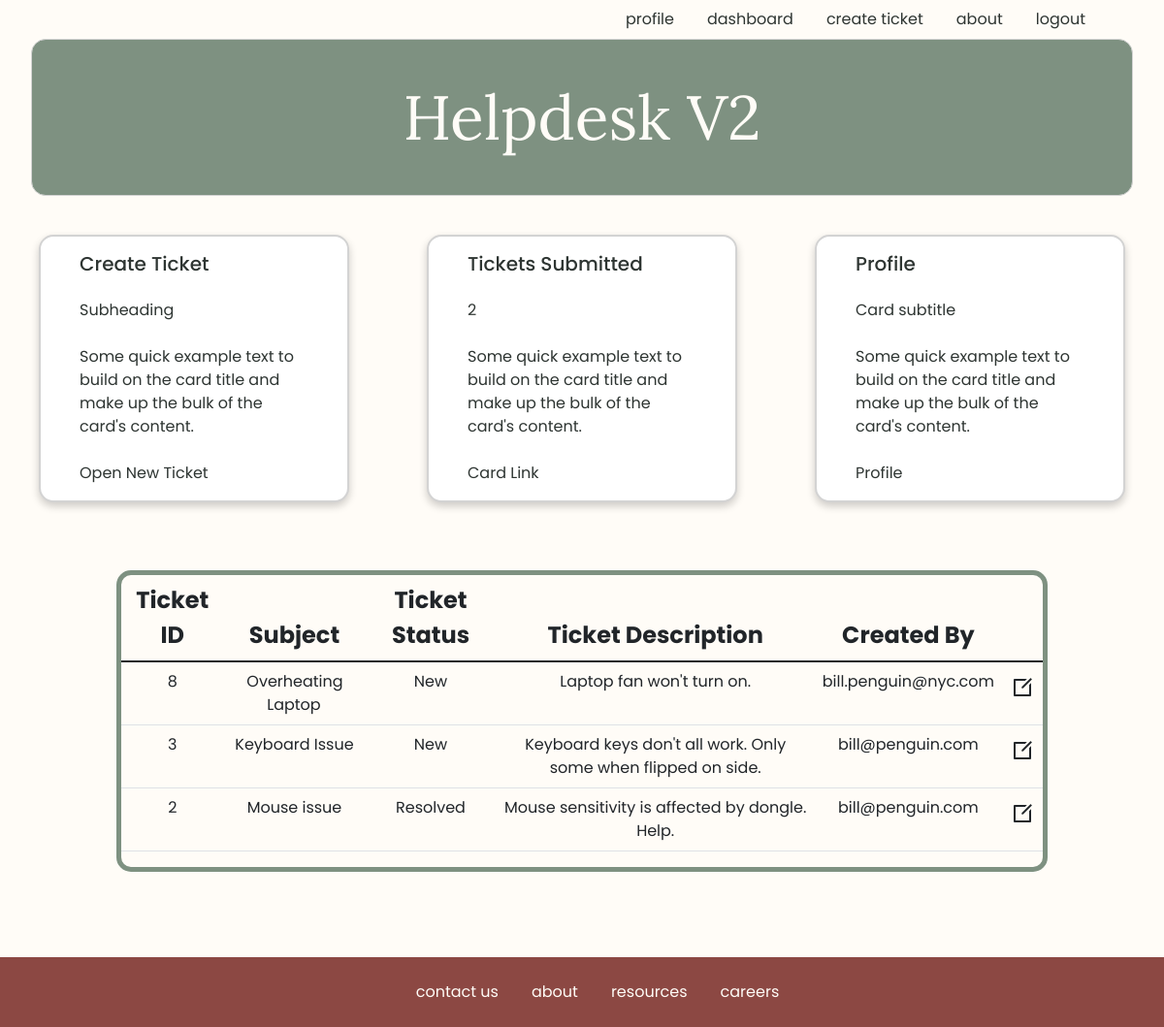
/dashboard (signed in), run on an earlier commit of the app's database.
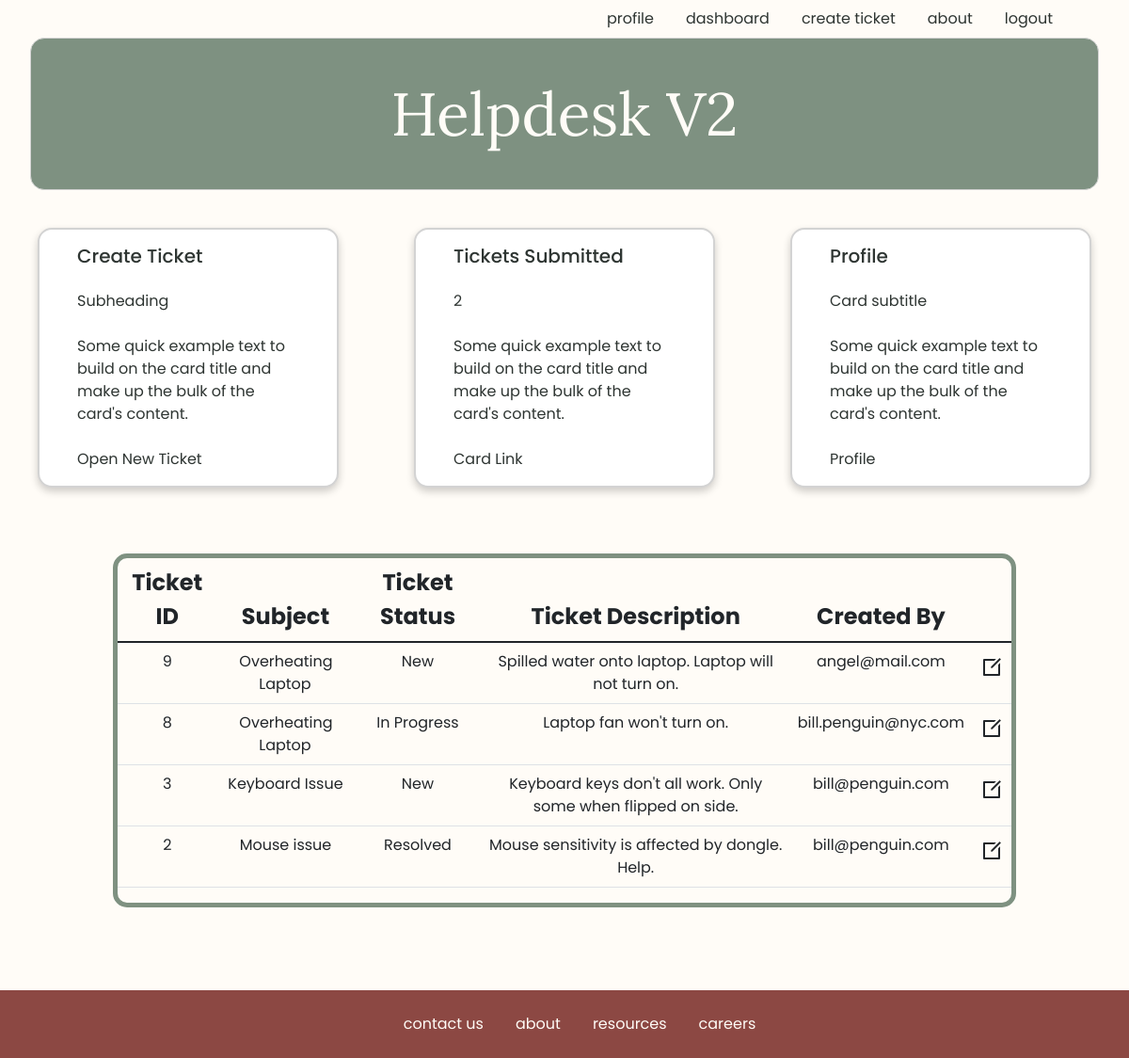
And on a later commit of the database.
### users/models.py (models this page shows)
class User(models.Model):
    first_name = models.CharField(max_length=255)
    last_name = models.CharField(max_length=255)
    email = models.CharField(max_length=255)
    password = models.TextField()
    created_at = models.DateTimeField(auto_now_add=True)
    updated_at = models.DateTimeField(auto_now=True)
    objects = UserManager()

class Ticket(models.Model):
    subject = models.CharField(max_length=250)
    ticket_type = models.CharField(max_length=50)
    ticket_status = models.CharField(max_length=50)
    ticket_description = models.CharField(max_length=350)
    created_by = models.ForeignKey(User, related_name="user_tickets", on_delete=models.CASCADE, null=True)
    created_at = models.DateTimeField(auto_now_add=True)
    updated_at = models.DateTimeField(auto_now=True)
    objects = TicketManager()

### users/views.py (the view)
# urls.py: path('dashboard', views.dashboard),
def dashboard(request):
    if 'user_id' not in request.session:
        return redirect('/')
    context = {
        'user': User.objects.get(id=request.session['user_id']),
        'all_tickets': Ticket.objects.all()
    }
    return render(request, 'dashboard.html', context)

### users/templates/dashboard.html (shortened to what this page needs)
{% include 'logged_navbar.html'%}
<div class="dashboard-container">
    <div class="dashboard-cards">
        <div class="card">
            <div class="card-body">
                <h5 class="card-title"><a href="/ticket_form" class="card-link">Create Ticket</a></h5>
                <p class="card-subtitle">Subheading</p>
                <p class="card-text">Some quick example text to build on the card title and make up the bulk of the card's content.</p>
                <a href="/ticket_form" class="card-link">Open New Ticket</a>
            </div>
        </div>
        <div class="card">
            <div class="card-body">
                <h5 class="card-title"><a href="/profile" class="card-link">Tickets Submitted</a></h5>
                <p class="card-subtitle">{{user.user_tickets.all | length}}</p>
                <p class="card-text">Some quick example text to build on the card title and make up the bulk of the card's content.</p>
                <a href="#" class="card-link">Card Link</a>
            </div>
        </div>
        <div class="card">
            <div class="card-body">
                <h5 class="card-title"><a href="/profile" class="card-link">Profile</a></h5>
                <p class="card-subtitle">Card subtitle</p>
                <p class="card-text">Some quick example text to build on the card title and make up the bulk of the card's content.</p>
                <a href="/profile" class="card-link">Profile</a>
            </div>
        </div>
    </div>
</div>
<div class="table-container">
	<table class="table">
		<thead>
			<tr>
				<th scope="col">Ticket ID </th>
				<th scope="col">Subject </th>
				<th scope="col">Ticket Status </th>
				<th scope="col">Ticket Description</th>
				<th scope="col">Created By</th>
			</tr>
		</thead>
		<tbody>
		{% for ticket in all_tickets reversed%}
			<tr class='table-data'>
				<td class="table-data"><a href="/ticket/{{ticket.id}}/edit">{{ticket.id}}</a></td>
				<td><a href="/ticket/{{ticket.id}}/edit">{{ticket.subject}}</a></td>
				<td class="table-data">{{ticket.ticket_status}}</td>
				<td>{{ticket.ticket_description}}</td>
				<td>{{ticket.created_by.email}} </td>
				<td class="data-edit"><a href="/ticket/{{ticket.id}}/edit"><i class="ri-edit-box-line"></i></a></td>
			</tr>
		{%endfor%}
		</tbody>
	</table>
</div>
<div>
{% include 'footer.html'%}
</div>

### users/templates/logged_navbar.html (shortened to what this page needs)
{% load static %}
<!DOCTYPE html>
<html>
    <head>
        <link href="https://cdn.jsdelivr.net/npm/remixicon@2.5.0/fonts/remixicon.css" rel="stylesheet">
        <link href="https://cdn.jsdelivr.net/npm/bootstrap@5.1.3/dist/css/bootstrap.min.css" rel="stylesheet">
        <link rel="stylesheet" href="{% static '/css/style.css' %}">
        <link href="https://cdn.jsdelivr.net/npm/remixicon@2.5.0/fonts/remixicon.css" rel="stylesheet">
    </head>
    <body>
        <nav>
            <li class="nav-links"><a class="nav-link" href="/profile">profile</a></li>
            <li class="nav-links"><a class="nav-link" href="/dashboard">dashboard</a></li>
            <li class="nav-links"><a class="nav-link" href="/ticket_form">create ticket</a></li>
            <li class="nav-links"><a class="nav-link" href="#">about</a></li>
            <li class="nav-links"><a class="nav-link" href="/logout">logout</a></li>
        </nav>
        <div class="title">Helpdesk V2</div>
    </body>
</html>

### users/templates/footer.html
<div class="footer-container">
    <ul class="footer-links">
        <li class="nav-item">
            <a class="nav-link active" aria-current="page" href="#">contact us</a>
        </li>
        <li class="nav-item">
            <a class="nav-link" href="#">about</a>
        </li>
        <li class="nav-item">
            <a class="nav-link" href="#">resources</a>
        </li>
        <li class="nav-item">
            <a class="nav-link" href="#">careers</a>
        </li>
    </ul>
</div>

### users/static/css/style.css (style rules this page uses)
:root { --first-color: rgb(214, 228, 229); --second-color: rgb(140, 72, 67); --accent-color: rgb(229, 143, 101); --title-color: rgb(126, 145, 129); --text-color: rgb(46, 53, 50); --body-color: rgb(255, 252, 247); --body-font: "Poppins", sans-serif; --h2-font-size: 1.25rem; --small-font-size: .813rem; --smaller-font-size: .75rem; --font-medium: 500; --font-semi-bold: 600; }
@media screen and (min-width: 1024px) { :root { --h2-font-size: 1.75rem; --normal-font-size: 1rem; --small-font-size: .875rem; --smaller-font-size: .813rem; } }
* { box-sizing: border-box; padding: 0; margin: 0; }
body { background-color: var(--body-color); font-family: var(--body-font); color: var(--text-color); }
a { margin-left: 1px; margin-right: 1px; color: inherit; transition: all .3s; text-decoration: none; }
nav { display: flex; justify-content: right; }
li { list-style-type: none; cursor: pointer; transition: all .3s; }
li:nth-child(5) { margin-right: 4rem; }
.nav-links a { color: inherit; }
.title { text-align: center; margin: 0 2rem; padding: 2rem; font-size: 4rem; border: solid 1px lightgray; border-radius: 15px; transition: all .3s; font-family: 'Lora', serif; color: var(--body-color); background-color: var(--title-color); }
.card { border: 2px solid lightgray; border-radius: 15px; box-shadow: 0 4px 8px 0 rgba(0,0,0,0.2); transition: all .3s; margin: 2.5rem; }
.card h4, .card p, .card a { margin: 1.5rem; }
.card a { color: inherit; text-decoration: none; transition: all .3s; }
.card a { color: var(--body-color); }
.dashboard-cards { display: flex; }
.dashboard-cards a { color: inherit; }
.table-container { width: 80%; border: 5px solid var(--title-color); border-radius: 15px; margin-left: auto; margin-right: auto; margin-bottom: 10rem; }
.table th { text-align: center; font-size: 1.5rem; }
.table-data { text-align: center; }
.data-edit { font-size: 1.5rem; }
.table { transition: all .3s; }
.footer-container { background-color: var(--second-color); width: 100%; padding: 1rem; position: fixed; bottom: 0; }
.footer-container a { cursor: pointer; font-size: 1rem; color: var(--body-color); transition: all .3s; }
.footer-links { display: flex; justify-content: center; margin-bottom: 0; }

What changed in the data, as far as the page shows it:
added Ticket: id "9", subject "Overheating Laptop", ticket_status "New", ticket_description "Spilled water onto laptop. Laptop will not turn on.", created_by.email "angel@mail.com"
changed Ticket "Laptop fan won't turn on.": ticket_status "New" → "In Progress"
